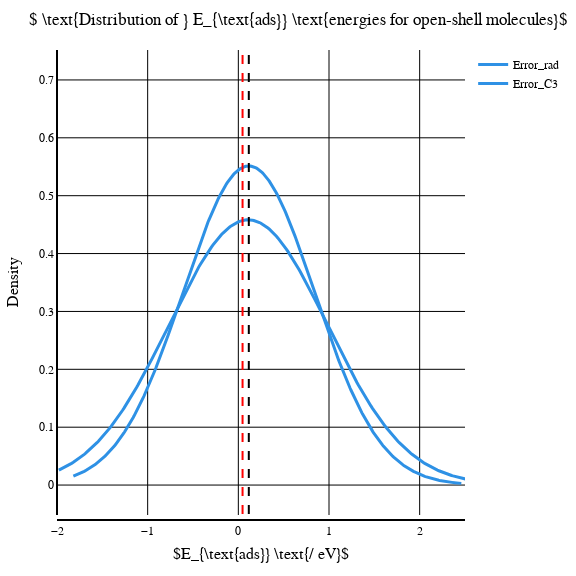

The code cell stored with this chart in its notebook:
### Markdown cell above
# Error distribution plot

### Code cell
fig = ff.create_distplot([df_game_net["error"]], ["Error_C3", "Error_rad"], bin_size=0.05, curve_type="normal", colors=["#2E91E5"], show_rug=False, show_hist=False)

fig.update_layout(title_text=r'$ \text{Distribution of } E_{\text{ads}} \text{energies for open-shell molecules}$', xaxis_title=r"$E_{\text{ads}} \text{/ eV}$", yaxis_title="Density")

fig.update_layout(width=576, height=576, margin=dict(l=50, r=50, b=50, t=50, pad=4), paper_bgcolor="white", plot_bgcolor="white", font=dict(size=12, color="black", family="Arial"))

fig.update_xaxes(showgrid=True, zeroline=False, showline=True, linewidth=2, linecolor='black', mirror=False, tickangle=0, tickfont=dict(size=12, color="black", family="Arial"), gridcolor="black", gridwidth=1,
                 title=dict(font=dict(size=16, color="black", family="Arial")), range=[-2, 2.5])

fig.update_yaxes(showgrid=True, gridcolor="black", zeroline=False, showline=True, linewidth=2, linecolor='black', mirror=True,
                 title=dict(font=dict(size=16, color="black", family="Arial", )
                            ))

fig.update_traces(line=dict(width=3))
# add vertical line for mean and median deviation
fig.add_shape(type="line", x0=df_game_net["error"].mean(), y0=-.05, x1=df_game_net["error"].mean(), y1=0.75, line=dict(color="black", width=2, dash="dash"))

fig.add_shape(type="line", x0=df_game_net["error"].median(), y0=-.05, x1=df_game_net["error"].median(), y1=0.75, line=dict(color="red", width=2, dash="dash"))

fig.show()

### Figure 1 — Plotly figure (JSON) as saved in the notebook; plotly's stock layout.template omitted (floating-point values rounded to 4 significant figures; data arrays with more than 128 entries replaced by an {"elided": "..."} marker saying what was removed)
{"data": [{"legendgroup": "Error_C3", "line": {"width": 3}, "marker": {"color": "#2E91E5"}, "mode": "lines", "name": "Error_C3", "showlegend": true, "type": "scatter", "x": {"elided": "500 float values"}, "xaxis": "x", "y": {"elided": "500 float values"}, "yaxis": "y"}, {"legendgroup": "Error_rad", "line": {"width": 3}, "marker": {"color": "#2E91E5"}, "mode": "lines", "name": "Error_rad", "showlegend": true, "type": "scatter", "x": {"elided": "500 float values"}, "xaxis": "x", "y": {"elided": "500 float values"}, "yaxis": "y"}], "layout": {"barmode": "overlay", "font": {"color": "black", "family": "Arial", "size": 12}, "height": 576, "hovermode": "closest", "legend": {"traceorder": "reversed"}, "margin": {"b": 50, "l": 50, "pad": 4, "r": 50, "t": 50}, "paper_bgcolor": "white", "plot_bgcolor": "white", "shapes": [{"line": {"color": "black", "dash": "dash", "width": 2}, "type": "line", "x0": 0.1155, "x1": 0.1155, "y0": -0.05, "y1": 0.75}, {"line": {"color": "red", "dash": "dash", "width": 2}, "type": "line", "x0": 0.04659, "x1": 0.04659, "y0": -0.05, "y1": 0.75}], "title": {"text": "$ \\text{Distribution of } E_{\\text{ads}} \\text{energies for open-shell molecules}$"}, "width": 576, "xaxis": {"anchor": "y2", "domain": [0, 1], "gridcolor": "black", "gridwidth": 1, "linecolor": "black", "linewidth": 2, "mirror": false, "range": [-2, 2.5], "showgrid": true, "showline": true, "tickangle": 0, "tickfont": {"color": "black", "family": "Arial", "size": 12}, "title": {"font": {"color": "black", "family": "Arial", "size": 16}, "text": "$E_{\\text{ads}} \\text{/ eV}$"}, "zeroline": false}, "yaxis": {"anchor": "free", "domain": [0, 1], "gridcolor": "black", "linecolor": "black", "linewidth": 2, "mirror": true, "position": 0, "showgrid": true, "showline": true, "title": {"font": {"color": "black", "family": "Arial", "size": 16}, "text": "Density"}, "zeroline": false}}}
